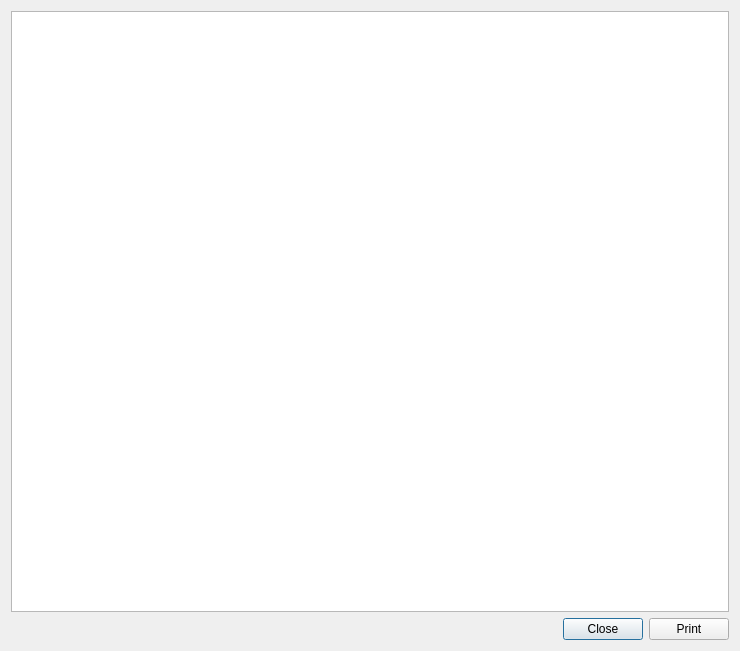
<?xml version="1.0" encoding="UTF-8"?>
<ui version="4.0">
 <class>printDialog</class>
 <widget class="QDialog" name="printDialog">
  <property name="geometry">
   <rect>
    <x>0</x>
    <y>0</y>
    <width>740</width>
    <height>651</height>
   </rect>
  </property>
  <property name="sizePolicy">
   <sizepolicy hsizetype="Preferred" vsizetype="Preferred">
    <horstretch>0</horstretch>
    <verstretch>0</verstretch>
   </sizepolicy>
  </property>
  <property name="minimumSize">
   <size>
    <width>740</width>
    <height>0</height>
   </size>
  </property>
  <property name="windowTitle">
   <string>Dialog</string>
  </property>
  <property name="windowIcon">
   <iconset resource="companion9x.qrc">
    <normaloff>:/images/print.png</normaloff>:/images/print.png</iconset>
  </property>
  <layout class="QGridLayout" name="gridLayout">
   <item row="0" column="0">
    <widget class="QTextEdit" name="textEdit">
     <property name="readOnly">
      <bool>true</bool>
     </property>
    </widget>
   </item>
   <item row="1" column="0">
    <layout class="QHBoxLayout" name="horizontalLayout">
     <item>
      <spacer name="horizontalSpacer">
       <property name="orientation">
        <enum>Qt::Horizontal</enum>
       </property>
       <property name="sizeHint" stdset="0">
        <size>
         <width>40</width>
         <height>20</height>
        </size>
       </property>
      </spacer>
     </item>
     <item>
      <widget class="QPushButton" name="closeButton">
       <property name="text">
        <string>Close</string>
       </property>
      </widget>
     </item>
     <item>
      <widget class="QPushButton" name="printButton">
       <property name="text">
        <string>Print</string>
       </property>
      </widget>
     </item>
    </layout>
   </item>
  </layout>
 </widget>
 <resources>
  <include location="companion9x.qrc"/>
 </resources>
 <connections>
  <connection>
   <sender>closeButton</sender>
   <signal>clicked()</signal>
   <receiver>printDialog</receiver>
   <slot>reject()</slot>
   <hints>
    <hint type="sourcelabel">
     <x>739</x>
     <y>636</y>
    </hint>
    <hint type="destinationlabel">
     <x>565</x>
     <y>623</y>
    </hint>
   </hints>
  </connection>
 </connections>
</ui>
